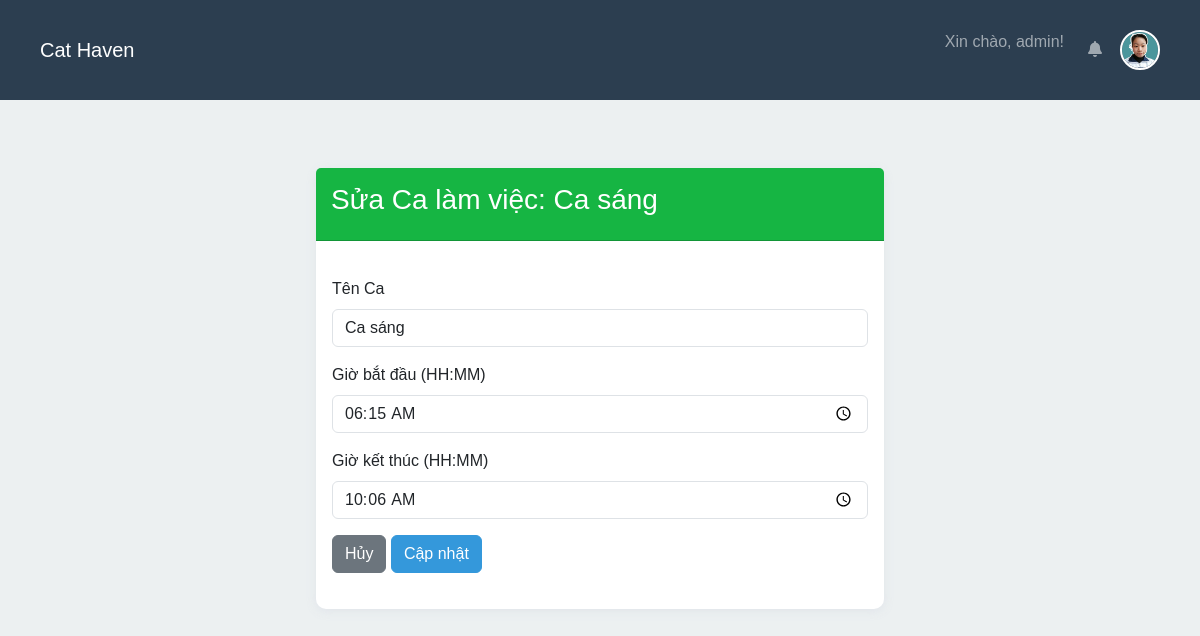
Page /schedule/shifts/edit/1 (signed in) on the committed database.
### app/models.py (models this page shows, shortened)
class Shift(db.Model):
    id = db.Column(db.Integer, primary_key=True)
    name = db.Column(db.String(100), nullable=False)  # Tên ca, ví dụ: "Ca Sáng Part-time", "Ca Tối", "Hành chính Full-time"
    start_time = db.Column(db.Time, nullable=False)  # Giờ bắt đầu, ví dụ: 08:00:00
    end_time = db.Column(db.Time, nullable=False)    # Giờ kết thúc, ví dụ: 12:00:00
    schedules = db.relationship('Schedule', backref='shift', lazy=True, cascade="all, delete-orphan")

### app/schedule/routes.py (the view, shortened to what this page needs)
@schedule_bp.route('/shifts/edit/<int:shift_id>', methods=['GET', 'POST'])
@admin_required
def edit_shift(shift_id):
    shift = Shift.query.get_or_404(shift_id)
    return render_template('schedule/edit_shift.html', shift=shift)

### app/templates/schedule/edit_shift.html (shortened to what this page needs)
{% extends "base.html" %}
{% block content %}
<div class="row justify-content-center mt-5">
    <div class="col-md-6">
        <div class="card">
            <div class="card-header">
                <h3>Sửa Ca làm việc: {{ shift.name }}</h3>
            </div>
            <div class="card-body">
                <form method="POST">
                    <div class="mb-3">
                        <label for="name" class="form-label">Tên Ca</label>
                        <input type="text" class="form-control" id="name" name="name" value="{{ shift.name }}" required>
                    </div>
                    <div class="mb-3">
                        <label for="start_time" class="form-label">Giờ bắt đầu (HH:MM)</label>
                        <input type="time" class="form-control" id="start_time" name="start_time" value="{{ shift.start_time.strftime('%H:%M') }}" required>
                    </div>
                    <div class="mb-3">
                        <label for="end_time" class="form-label">Giờ kết thúc (HH:MM)</label>
                        <input type="time" class="form-control" id="end_time" name="end_time" value="{{ shift.end_time.strftime('%H:%M') }}" required>
                    </div>
                    <a href="{{ url_for('schedule.manage_shifts') }}" class="btn btn-secondary">Hủy</a>
                    <button type="submit" class="btn btn-primary">Cập nhật</button>
                </form>
            </div>
        </div>
    </div>
</div>
{% endblock %}

### app/static/css/style.css (style rules this page uses)
body { font-family: Arial, sans-serif; margin: 0; padding: 0; background-color: #ECF0F1; }
form { margin: 20px 0; }
button { padding: 10px; background: #47ce86e1; color: white; border: none; cursor: pointer; border-radius: 5px; }
:root { --bg-color: #ECF0F1; --primary-dark: #2C3E50; --primary-accent: #3498DB; --secondary-accent: #1ABC9C; --info-color: #95A5A6; --danger-color: #E74C3C; --white-color: #FFFFFF; --text-color: #2C3E50; }
body { background-color: var(--bg-color); color: var(--text-color); }
.btn-primary { background-color: var(--primary-accent); border-color: var(--primary-accent); }
.card-header { background-color: var(--secondary-accent); color: var(--white-color); }
.card { box-shadow: 0 2px 10px rgba(222, 225, 233, 0.848); border-radius: 10px; border: none; margin-bottom: 20px; }
.card-header { background: #16b543; color: white; padding: 15px; border-radius: 10px 10px 0 0; }

### rows in the picture
Shift: name "Ca sáng", start_time "06:15", end_time "10:06"

### other values in the picture
{{ session.username }} "admin"
